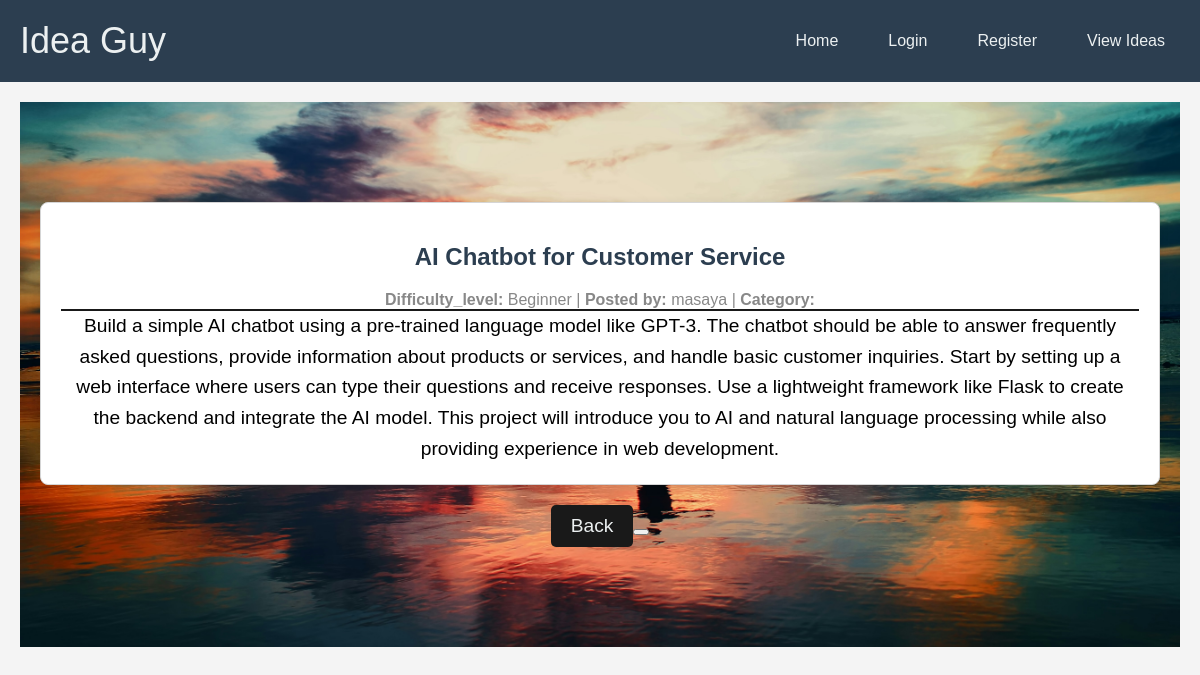
Screenshot of /view_description/62f413ac-5f7e-4d32-8fc8-8ca17142e685 with the database file from the repository.
### the_idea/models.py (models this page shows, shortened)
class Projects(db.Model):
    project_id = db.Column(db.String(20), primary_key=True)
    title = db.Column(db.String(80), nullable=False)
    difficulty_level = db.Column(db.String(50), nullable=False)
    category = db.Column(db.String(50), nullable=False)
    description = db.Column(db.Text, nullable=False)
    category_id = db.Column(db.Integer, db.ForeignKey('categories.category_id'), nullable=False)
    user_id = db.Column(db.String(20), db.ForeignKey('users.id'), nullable=False)
    created_at = db.Column(db.DateTime, default=db.func.current_timestamp())
    updated_at = db.Column(db.DateTime, default=db.func.current_timestamp())

class Users(db.Model, UserMixin):
    id = db.Column(db.String(20), primary_key=True)
    username = db.Column(db.String(80), unique=True, nullable=False)
    email = db.Column(db.String(120), unique=True, nullable=False)
    password = db.Column(db.String(80), nullable=False)
    created_at = db.Column(db.DateTime, default=db.func.current_timestamp())
    updated_at = db.Column(db.DateTime, default=db.func.current_timestamp())
    projects = db.relationship('Projects', backref='author', lazy=True)

### the_idea/routes.py (the view)
@app.route('/view_description/<project_id>')
def description(project_id):
    project = Projects.query.filter_by(project_id = project_id).first()
    return render_template('description.html', idea = project, title = project.title )

### the_idea/templates/description.html
{% extends 'layout.html'%}
{%block content%}
<head>
    <link rel="stylesheet" href="{{url_for('static', filename='css/random_idea.css')}}">
</head>
<section class="ideas-container">
    <article class="idea">
        <h2 class="idea-title">{{ idea.title }}</h2>
        <span class="idea-meta">
            <span class="idea-difficulty"><strong>Difficulty_level:</strong> {{ idea.difficulty_level }}</span> |
            <span class="idea-user"><strong>Posted by:</strong> {{idea.author.username}}</span> |
            <span class="idea-category"><strong>Category:</strong> {{ category}}</span>
        </span>
        <div class="idea-description">
            {{ idea.description|safe}}
        </div>
    </article>
</section>
<div class="refresh-button-container">
    <form action="{{ url_for('all_ideas') }}" method="GET">
        <button type="submit" class="btn btn-refresh">Back<button>
    </form>
</div>
{%endblock%}

### the_idea/static/css/home.css (style rules this page uses)
body { font-family: Arial, sans-serif; margin: 0; background-color: #ECF0F1; color: #2C3E50; margin-top: auto; }
.hero p { font-size: 1.2em; margin-bottom: 20px; animation: slideInRight 1s ease-in-out; }
.btn { background-color: #18BC9C; color: #ECF0F1; padding: 15px 30px; text-decoration: none; border-radius: 5px; font-size: 1.2em; transition: background-color 0.3s; animation: zoomIn 1.5s ease-in-out; }

### the_idea/static/css/random_idea.css (style rules this page uses)
body { font-family: Arial, sans-serif; margin: 0; background-color: #F4F4F4; color: #333; }
.ideas-container { max-width: 1200px; margin: 0 auto; }
.idea { background-color: #FFFFFF; border: 1px solid #D5D5D5; border-radius: 8px; box-shadow: 0 2px 10px rgba(0, 0, 0, 0.1); padding: 20px; margin-bottom: 20px; }
.idea-title { font-size: 1.5em; color: #2C3E50; }
.idea-meta { margin: 10px 0; color: #888; }
.idea-description p { margin: 0; line-height: 1.6; border-top: 1px solid #191919; color: black; }
.idea-description { margin: 0; line-height: 1.6; border-top: 1px solid #191919; color: black; }
.refresh-button-container { text-align: center; margin-top: 20px; }
.btn-refresh { background-color: #191919; color: #ECF0F1; padding: 10px 20px; border: none; border-radius: 5px; cursor: pointer; text-decoration: none; }

### rows the page displays
Projects: title "AI Chatbot for Customer Service", difficulty_level "Beginner", description "Build a simple AI chatbot using a pre-trained language model like GPT-3. The chatbot should be able to answer frequently asked questions, provide information about products or services, and handle basic customer inquiries. Start by setting up a web interface where users can type their questions and receive responses. Use a lightweight framework like Flask to create the backend and integrate the AI model. This project will introduce you to AI and natural language processing while also providing experience in web development."
Users: author.username "masaya"
